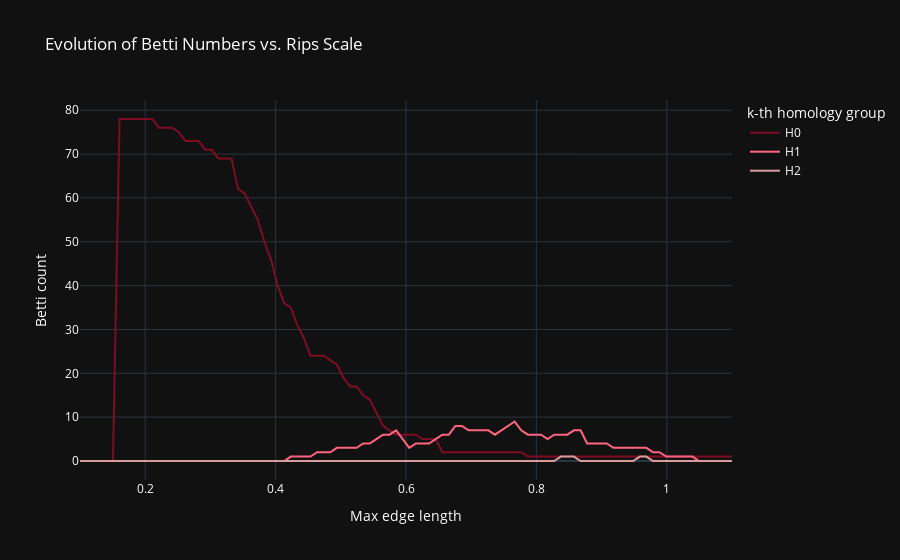

Here is the notebook cell this chart was saved with:
### Code cell
def betti_evolution(edge_lengths=np.linspace(0.1, 1.1, 100), max_dim=2):
    """
    Compute and plot Betti numbers (H₀, H₁, … H_max_dim) 
    for a Vietoris-Rips complex as the max-edge threshold varies.
    """
    # For each threshold, build Rips complex and read off its Betti numbers
    records = []
    for eps in edge_lengths:
        st = (
            gd.RipsComplex(distance_matrix=distance_matrix, max_edge_length=eps)
              .create_simplex_tree(max_dimension=max_dim + 1)
        )
        st.compute_persistence()
        bettis = st.betti_numbers()
        # pad with zeros if some dimensions are missing
        bettis += [0] * (max_dim + 1 - len(bettis))
        records.append((eps, *bettis[: max_dim + 1]))
    cols = ["epsilon"] + [f"H{d}" for d in range(max_dim + 1)]
    df = pd.DataFrame(records, columns=cols)
    df_long = df.melt(id_vars="epsilon", var_name="Homology dim", value_name="Count")

    # Create the line plot
    fig = px.line(
        df_long,
        x="epsilon",
        y="Count",
        color="Homology dim",
        title="Evolution of Betti Numbers vs. Rips Scale",
        labels={"epsilon": "Max edge length", "Count": "Betti count"},
        color_discrete_map={"H0": red, "H1": "#ff657f", "H2": "#d79c9c"},
        template="plotly_dark"
    )
    fig.update_layout(
        font=dict(color="white"),
        legend_title_text="k-th homology group",
    )
    return fig

betti_evolution()

### Figure 1 — Plotly figure (JSON) as saved in the notebook; plotly's stock layout.template omitted (floating-point values rounded to 4 significant figures)
{"data": [{"hovertemplate": "Homology dim=H0<br>Max edge length=%{x}<br>Betti count=%{y}<extra></extra>", "legendgroup": "H0", "line": {"color": "#7e0d24", "dash": "solid"}, "marker": {"symbol": "circle"}, "mode": "lines", "name": "H0", "orientation": "v", "showlegend": true, "type": "scatter", "x": [0.1, 0.1101, 0.1202, 0.1303, 0.1404, 0.1505, 0.1606, 0.1707, 0.1808, 0.1909, 0.201, 0.2111, 0.2212, 0.2313, 0.2414, 0.2515, 0.2616, 0.2717, 0.2818, 0.2919, 0.302, 0.3121, 0.3222, 0.3323, 0.3424, 0.3525, 0.3626, 0.3727, 0.3828, 0.3929, 0.403, 0.4131, 0.4232, 0.4333, 0.4434, 0.4535, 0.4636, 0.4737, 0.4838, 0.4939, 0.504, 0.5141, 0.5242, 0.5343, 0.5444, 0.5545, 0.5646, 0.5747, 0.5848, 0.5949, 0.6051, 0.6152, 0.6253, 0.6354, 0.6455, 0.6556, 0.6657, 0.6758, 0.6859, 0.696, 0.7061, 0.7162, 0.7263, 0.7364, 0.7465, 0.7566, 0.7667, 0.7768, 0.7869, 0.797, 0.8071, 0.8172, 0.8273, 0.8374, 0.8475, 0.8576, 0.8677, 0.8778, 0.8879, 0.898, 0.9081, 0.9182, 0.9283, 0.9384, 0.9485, 0.9586, 0.9687, 0.9788, 0.9889, 0.999, 1.009, 1.019, 1.029, 1.039, 1.049, 1.06, 1.07, 1.08, 1.09, 1.1], "xaxis": "x", "y": [0, 0, 0, 0, 0, 0, 78, 78, 78, 78, 78, 78, 76, 76, 76, 75, 73, 73, 73, 71, 71, 69, 69, 69, 62, 61, 58, 55, 50, 46, 40, 36, 35, 31, 28, 24, 24, 24, 23, 22, 19, 17, 17, 15, 14, 11, 8, 7, 6, 6, 6, 6, 5, 5, 5, 2, 2, 2, 2, 2, 2, 2, 2, 2, 2, 2, 2, 2, 1, 1, 1, 1, 1, 1, 1, 1, 1, 1, 1, 1, 1, 1, 1, 1, 1, 1, 1, 1, 1, 1, 1, 1, 1, 1, 1, 1, 1, 1, 1, 1], "yaxis": "y"}, {"hovertemplate": "Homology dim=H1<br>Max edge length=%{x}<br>Betti count=%{y}<extra></extra>", "legendgroup": "H1", "line": {"color": "#ff657f", "dash": "solid"}, "marker": {"symbol": "circle"}, "mode": "lines", "name": "H1", "orientation": "v", "showlegend": true, "type": "scatter", "x": [0.1, 0.1101, 0.1202, 0.1303, 0.1404, 0.1505, 0.1606, 0.1707, 0.1808, 0.1909, 0.201, 0.2111, 0.2212, 0.2313, 0.2414, 0.2515, 0.2616, 0.2717, 0.2818, 0.2919, 0.302, 0.3121, 0.3222, 0.3323, 0.3424, 0.3525, 0.3626, 0.3727, 0.3828, 0.3929, 0.403, 0.4131, 0.4232, 0.4333, 0.4434, 0.4535, 0.4636, 0.4737, 0.4838, 0.4939, 0.504, 0.5141, 0.5242, 0.5343, 0.5444, 0.5545, 0.5646, 0.5747, 0.5848, 0.5949, 0.6051, 0.6152, 0.6253, 0.6354, 0.6455, 0.6556, 0.6657, 0.6758, 0.6859, 0.696, 0.7061, 0.7162, 0.7263, 0.7364, 0.7465, 0.7566, 0.7667, 0.7768, 0.7869, 0.797, 0.8071, 0.8172, 0.8273, 0.8374, 0.8475, 0.8576, 0.8677, 0.8778, 0.8879, 0.898, 0.9081, 0.9182, 0.9283, 0.9384, 0.9485, 0.9586, 0.9687, 0.9788, 0.9889, 0.999, 1.009, 1.019, 1.029, 1.039, 1.049, 1.06, 1.07, 1.08, 1.09, 1.1], "xaxis": "x", "y": [0, 0, 0, 0, 0, 0, 0, 0, 0, 0, 0, 0, 0, 0, 0, 0, 0, 0, 0, 0, 0, 0, 0, 0, 0, 0, 0, 0, 0, 0, 0, 0, 1, 1, 1, 1, 2, 2, 2, 3, 3, 3, 3, 4, 4, 5, 6, 6, 7, 5, 3, 4, 4, 4, 5, 6, 6, 8, 8, 7, 7, 7, 7, 6, 7, 8, 9, 7, 6, 6, 6, 5, 6, 6, 6, 7, 7, 4, 4, 4, 4, 3, 3, 3, 3, 3, 3, 2, 2, 1, 1, 1, 1, 1, 0, 0, 0, 0, 0, 0], "yaxis": "y"}, {"hovertemplate": "Homology dim=H2<br>Max edge length=%{x}<br>Betti count=%{y}<extra></extra>", "legendgroup": "H2", "line": {"color": "#d79c9c", "dash": "solid"}, "marker": {"symbol": "circle"}, "mode": "lines", "name": "H2", "orientation": "v", "showlegend": true, "type": "scatter", "x": [0.1, 0.1101, 0.1202, 0.1303, 0.1404, 0.1505, 0.1606, 0.1707, 0.1808, 0.1909, 0.201, 0.2111, 0.2212, 0.2313, 0.2414, 0.2515, 0.2616, 0.2717, 0.2818, 0.2919, 0.302, 0.3121, 0.3222, 0.3323, 0.3424, 0.3525, 0.3626, 0.3727, 0.3828, 0.3929, 0.403, 0.4131, 0.4232, 0.4333, 0.4434, 0.4535, 0.4636, 0.4737, 0.4838, 0.4939, 0.504, 0.5141, 0.5242, 0.5343, 0.5444, 0.5545, 0.5646, 0.5747, 0.5848, 0.5949, 0.6051, 0.6152, 0.6253, 0.6354, 0.6455, 0.6556, 0.6657, 0.6758, 0.6859, 0.696, 0.7061, 0.7162, 0.7263, 0.7364, 0.7465, 0.7566, 0.7667, 0.7768, 0.7869, 0.797, 0.8071, 0.8172, 0.8273, 0.8374, 0.8475, 0.8576, 0.8677, 0.8778, 0.8879, 0.898, 0.9081, 0.9182, 0.9283, 0.9384, 0.9485, 0.9586, 0.9687, 0.9788, 0.9889, 0.999, 1.009, 1.019, 1.029, 1.039, 1.049, 1.06, 1.07, 1.08, 1.09, 1.1], "xaxis": "x", "y": [0, 0, 0, 0, 0, 0, 0, 0, 0, 0, 0, 0, 0, 0, 0, 0, 0, 0, 0, 0, 0, 0, 0, 0, 0, 0, 0, 0, 0, 0, 0, 0, 0, 0, 0, 0, 0, 0, 0, 0, 0, 0, 0, 0, 0, 0, 0, 0, 0, 0, 0, 0, 0, 0, 0, 0, 0, 0, 0, 0, 0, 0, 0, 0, 0, 0, 0, 0, 0, 0, 0, 0, 0, 1, 1, 1, 0, 0, 0, 0, 0, 0, 0, 0, 0, 1, 1, 0, 0, 0, 0, 0, 0, 0, 0, 0, 0, 0, 0, 0], "yaxis": "y"}], "layout": {"font": {"color": "white"}, "legend": {"title": {"text": "k-th homology group"}, "tracegroupgap": 0}, "title": {"text": "Evolution of Betti Numbers vs. Rips Scale"}, "xaxis": {"anchor": "y", "domain": [0, 1], "title": {"text": "Max edge length"}}, "yaxis": {"anchor": "x", "domain": [0, 1], "title": {"text": "Betti count"}}}}
